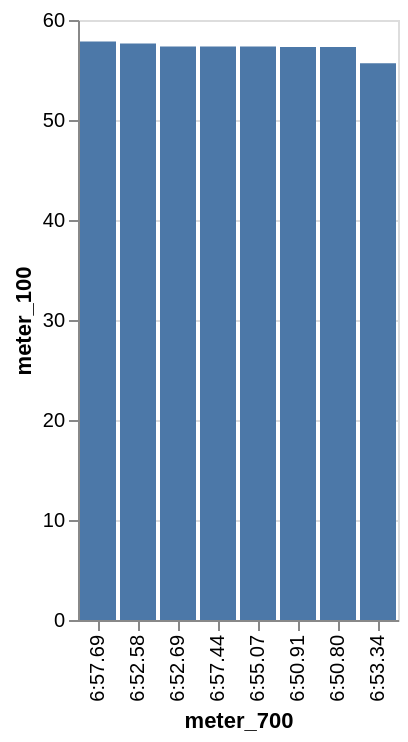

Write the Vega-Lite specification saved for this chart.
### Vega-Lite specification from a JSON file in a GitHub repository (floating-point values rounded to 4 significant figures)
{"data": {"values": [{"x_data": "6:57.69", "y_data": 57.84}, {"x_data": "6:52.58", "y_data": 57.66}, {"x_data": "6:52.69", "y_data": 57.35}, {"x_data": "6:57.44", "y_data": 57.34}, {"x_data": "6:55.07", "y_data": 57.34}, {"x_data": "6:50.91", "y_data": 57.31}, {"x_data": "6:50.80", "y_data": 57.31}, {"x_data": "6:53.34", "y_data": 55.67}]}, "mark": "bar", "encoding": {"x": {"field": "x_data", "type": "nominal", "title": "meter_700", "sort": {"op": "sum", "field": "y_data", "order": "descending"}}, "y": {"field": "y_data", "type": "quantitative", "title": "meter_100"}}}
